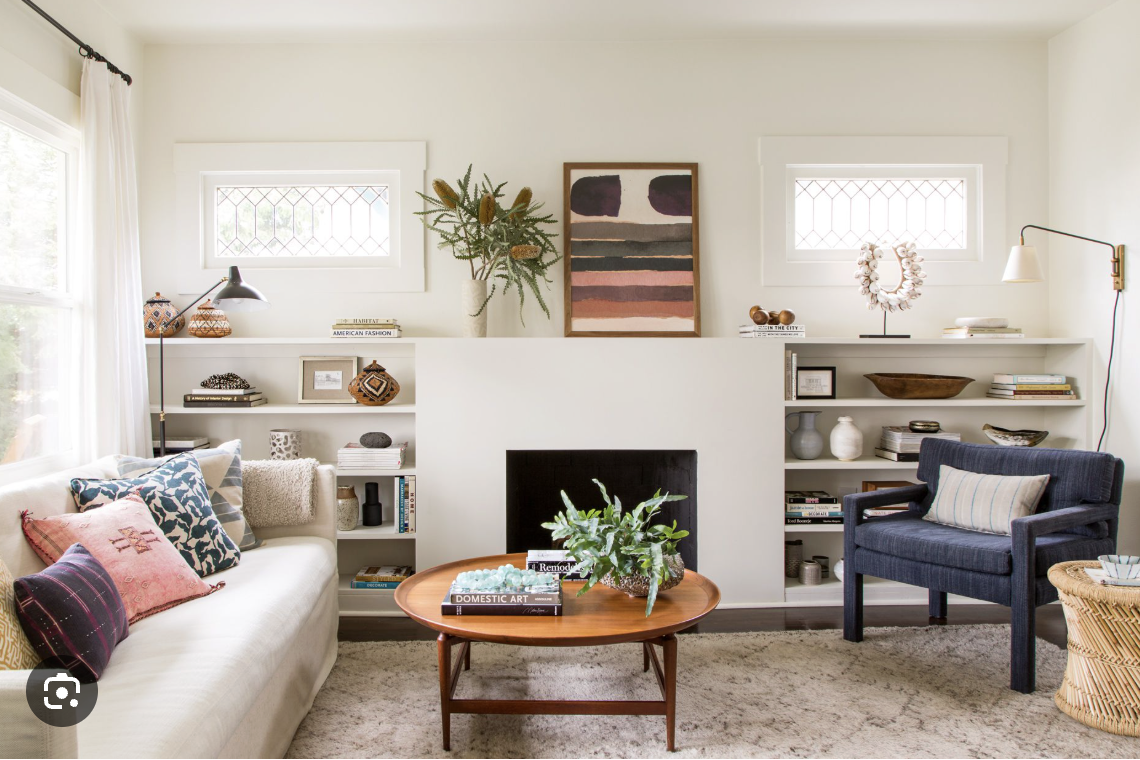
#> input picture pet-filter/sample1.png, 1140 x 760 px
$ python -i rate_dog_attractiveness.py   (imports and definitions only)   (older library calls are emulated)
#> lines starting #> are read from the running program, lines starting #| are printed output that depends on the picture
from __future__ import annotations
from dataclasses import dataclass
from typing import Dict, Any, Tuple, Optional
import numpy as np

try:
    import cv2
except ImportError as e:
    raise ImportError("Install OpenCV: pip install opencv-python") from e

try:
    from ultralytics import YOLO
except ImportError as e:
    raise ImportError("Install YOLO: pip install ultralytics") from e


# -------------------- Scores --------------------

@dataclass
class DogEyeScores:
    floor_play_space: float
    rest_cozy: float
    sniff_enrichment: float
    water_food_ready: float
    safety_low_threat: float
    overall: float


def _clamp01(x: float) -> float:
    return float(max(0.0, min(1.0, x)))


# [4 lines left out: function _normalize, not called in this run]


def _resize_for_speed(img_bgr: np.ndarray, target: int = 960) -> np.ndarray:
    h, w = img_bgr.shape[:2]
    scale = target / max(h, w)
    if scale < 1.0:
        return cv2.resize(img_bgr, (int(w * scale), int(h * scale)), interpolation=cv2.INTER_AREA)
    return img_bgr


# -------------------- Dog-relevant COCO mappings --------------------
# COCO names YOLOv8 uses: https://github.com/ultralytics/ultralytics/blob/main/ultralytics/cfg/datasets/coco.yaml
# We'll use proxies since COCO lacks "dog bed", "crate", "food bowl" explicitly.

REST_CLASSES = {
    "couch", "bed", "chair", "bench", "dining table",
}

SNIFF_CLASSES = {
    # interesting objects that often correlate with “stuff to investigate”
    "potted plant", "vase", "book", "teddy bear", "sports ball",
    "backpack", "handbag", "suitcase", "umbrella",
    "bottle", "cup", "remote", "cell phone", "clock",
}

WATER_FOOD_PROXY_CLASSES = {
    # COCO doesn't have "bowl"; use kitchen/drink proxies.
    "bottle", "cup", "sink", "refrigerator", "microwave", "oven",
}

# For safety, treat these as "social/chaos" sources in an indoor context
THREAT_CLASSES = {
    "person", "dog", "cat",
}

# For play space, these often occupy floor or create obstacles
FLOOR_OBSTACLE_CLASSES = {
    "chair", "bench", "dining table", "couch", "bed", "suitcase", "backpack",
}

CATEGORY_NAMES = {
    "floor": "Floor/Play Space",
    "rest": "Rest/Cozy",
    "sniff": "Sniff/Enrichment",
    "water_food": "Water/Food",
    "threat": "Threat",
}


# [12 lines left out: function _get_object_category, not called in this run]


@dataclass
class DetectedObject:
    class_name: str
    category: Optional[str]  # floor, rest, sniff, water_food, threat, or None
    bbox: Tuple[int, int, int, int]
    confidence: float


# [39 lines left out: function _detect_objects, not called in this run]


def rate_dog_attractiveness_with_yolo(
    image_path: str,
    yolo_model: Optional[YOLO] = None,
    yolo_weights: str = "yolov8n.pt",
    conf: float = 0.25,
    iou: float = 0.45,
    return_debug: bool = False,
) -> Tuple[DogEyeScores, Dict[str, Any] | None]:
    """
    Dog-focused room attractiveness.

    Combines:
      - low-level heuristics (edges/entropy/warmth/brightness)
      - YOLO detections mapped to dog-relevant affordances (rest, sniff, obstacles, etc.)
    """
#> called with image_path = 'sample1.png', yolo_weights = 'yolov8n.pt', conf = 0.25, iou = 0.45, return_debug = False

    img_bgr = cv2.imread(image_path, cv2.IMREAD_COLOR)
#> img_bgr is the input picture: shape (760, 1140, 3); mean B, G, R 162.4, 172.4, 181.9
    if img_bgr is None:
        raise ValueError(f"Could not read image: {image_path}")
    img_bgr = _resize_for_speed(img_bgr, target=960)

    gray = cv2.cvtColor(img_bgr, cv2.COLOR_BGR2GRAY).astype(np.float32) / 255.0
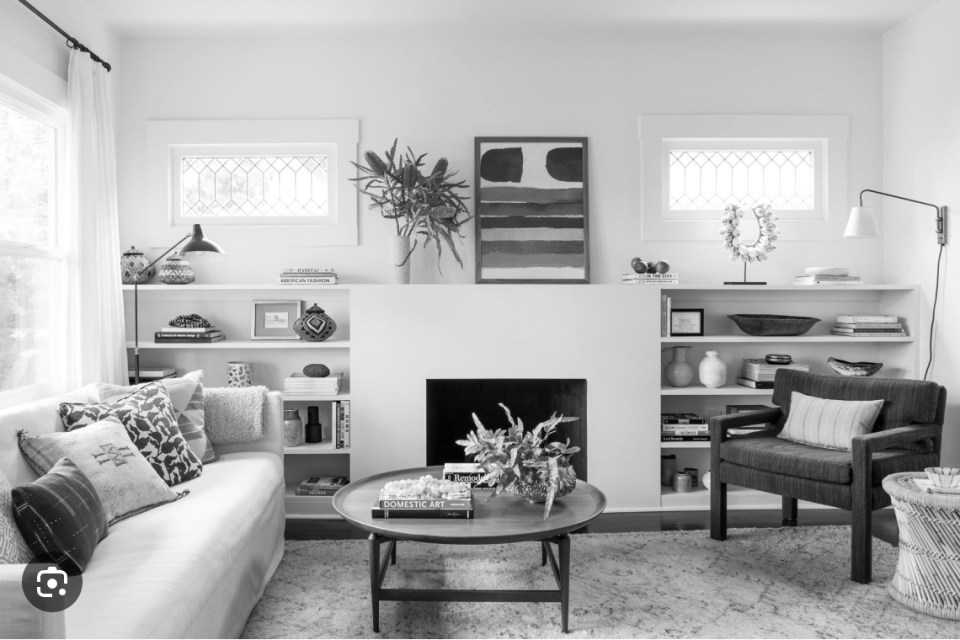
#> gray: shape (640, 960) float32; min 0, max 1, mean 0.683

    # Low-level features
    gx = cv2.Sobel(gray, cv2.CV_32F, 1, 0, ksize=3)
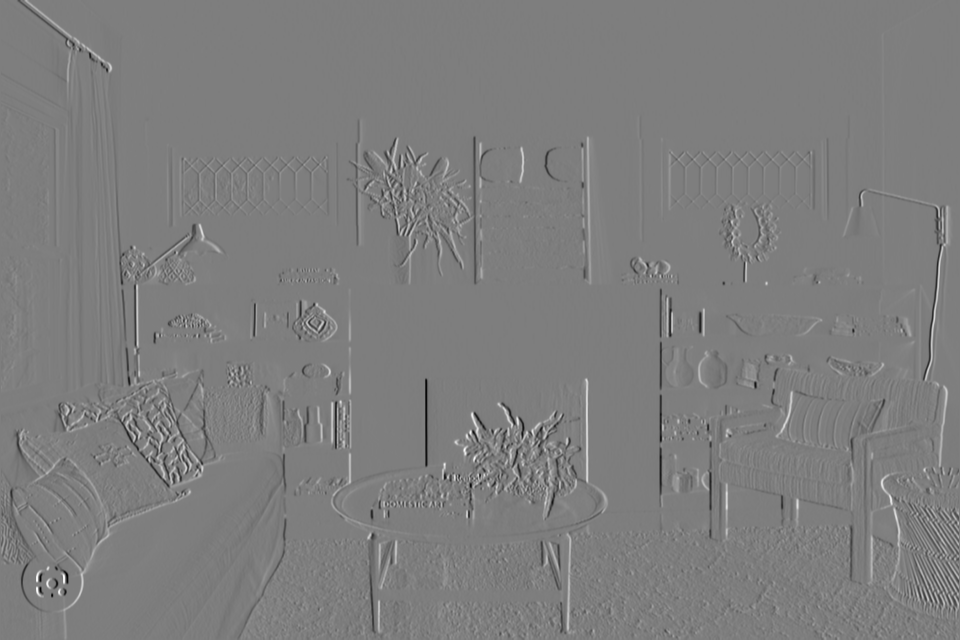
#> gx: shape (640, 960) float32; min -3.06, max 3.13, mean -0.000388; drawn with min black and max white
    gy = cv2.Sobel(gray, cv2.CV_32F, 0, 1, ksize=3)
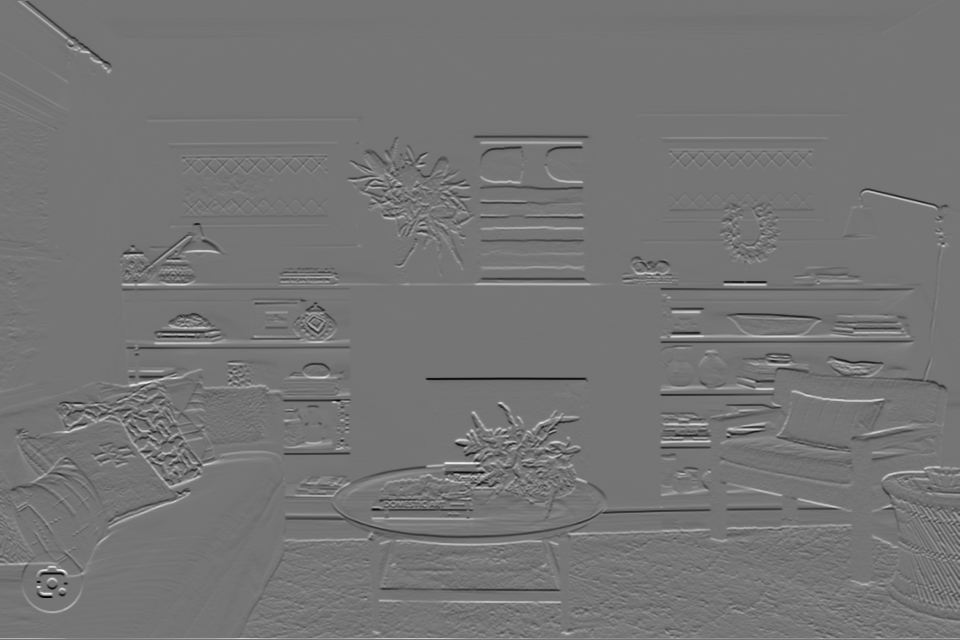
#> gy: shape (640, 960) float32; min -3.11, max 3.64, mean -3.92e-05; drawn with min black and max white
    mag = np.sqrt(gx * gx + gy * gy) + 1e-6
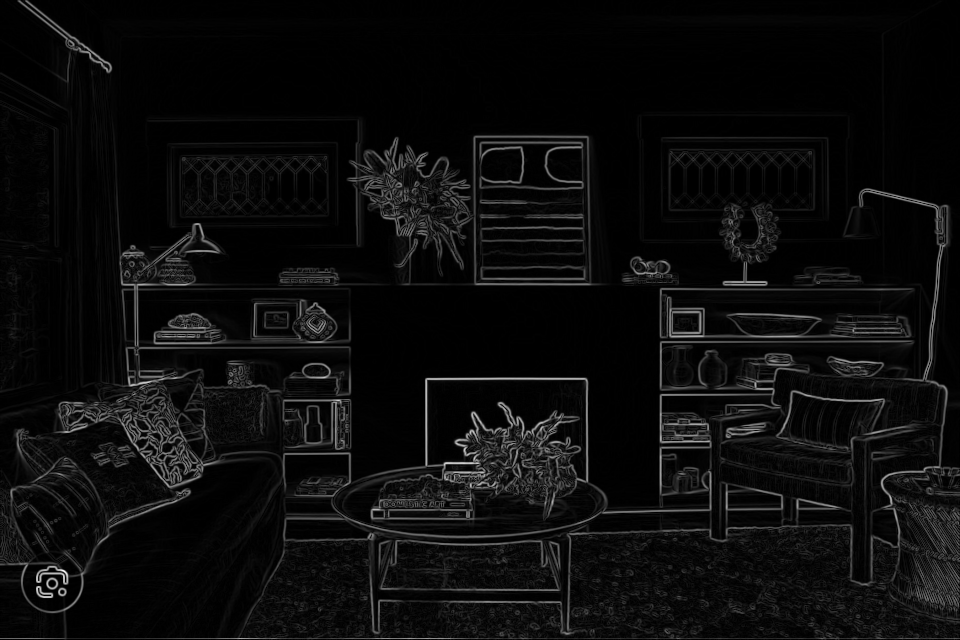
#> mag: shape (640, 960) float32; min 1e-06, max 3.89, mean 0.189; drawn with min black and max white
    edge_energy = float(np.mean(mag))
#> edge_energy = 0.189

    edges = cv2.Canny((gray * 255).astype(np.uint8), 60, 140)
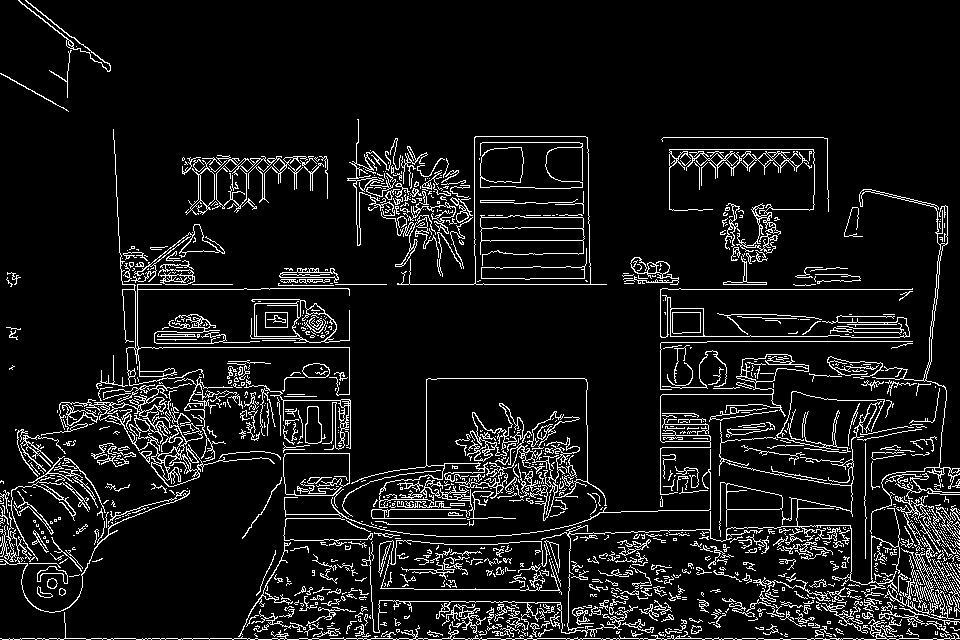
#> edges: shape (640, 960); 8.8% white in thin lines or dots
    edge_density = float(np.mean(edges > 0))
#> edge_density = 0.088

    hist = cv2.calcHist([(gray * 255).astype(np.uint8)], [0], None, [32], [0, 256]).flatten()
#> hist = 32 values, max 65675 at index 24, min 1846 at index 0, mean 19200
    p = hist / (hist.sum() + 1e-9)
#> p = 32 values, max 0.107 at index 24, min 0.003 at index 0, mean 0.0312
    entropy = float(-(p * np.log2(p + 1e-9)).sum())
#> entropy = 4.52

    rgb = cv2.cvtColor(img_bgr, cv2.COLOR_BGR2RGB).astype(np.float32) / 255.0
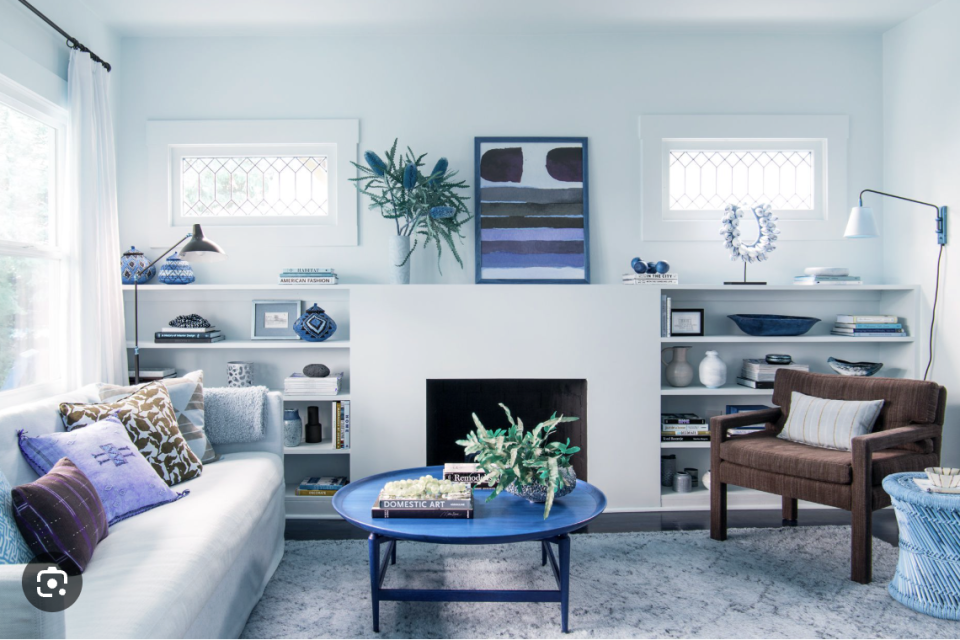
#> rgb: shape (640, 960, 3) float32; mean B, G, R 0.713, 0.676, 0.637
    warmth = float(np.mean(rgb[..., 0] - rgb[..., 2]))
#> warmth = 0.0762
    mean_brightness = float(np.mean(gray))
#> mean_brightness = 0.683

    # Object detection
#> (the run stopped early here; a loop or call above may not have finished)

$ run again, on pet-filter/sample2.png
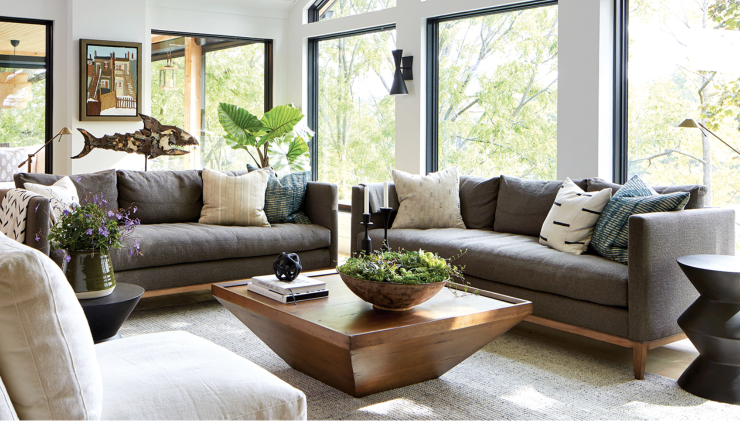
#> input picture pet-filter/sample2.png, 1480 x 842 px (shown at 1/2 size)
#> in rate_dog_attractiveness_with_yolo, img_bgr is the input picture: shape (842, 1480, 3); mean B, G, R 146.7, 158.9, 162.2
#> edge_energy = 0.292
#> in rate_dog_attractiveness_with_yolo, `edges = cv2.Canny((gray * 255).astype(np.uint8), 60, 140)`:
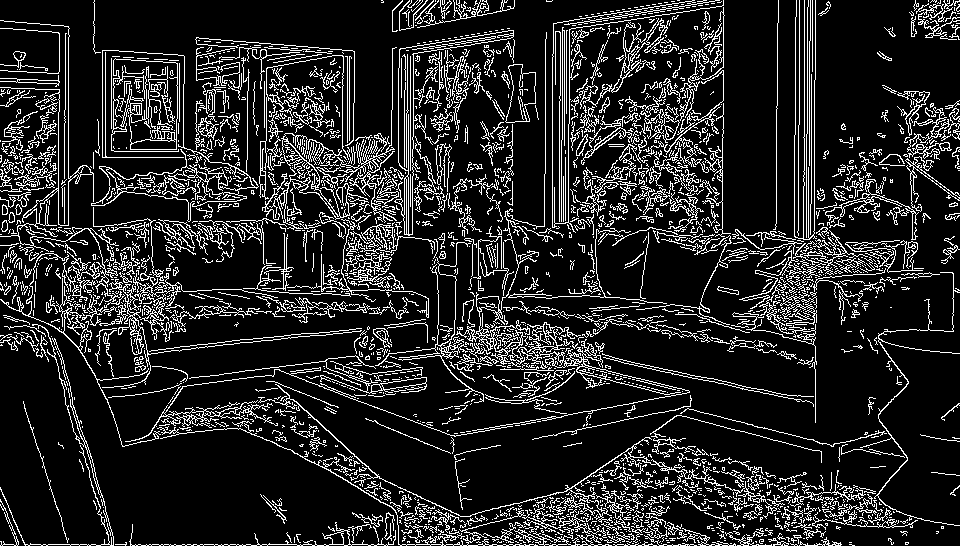
#> edges: shape (546, 960); 14.8% white in thin lines or dots
#> edge_density = 0.148
#> hist = 32 values, max 56536 at index 31, min 1971 at index 0, mean 16380
#> p = 32 values, max 0.108 at index 31, min 0.00376 at index 0, mean 0.0312
#> entropy = 4.77
#> in rate_dog_attractiveness_with_yolo, `rgb = cv2.cvtColor(img_bgr, cv2.COLOR_BGR2RGB).astype(np.float32) / 25..`:
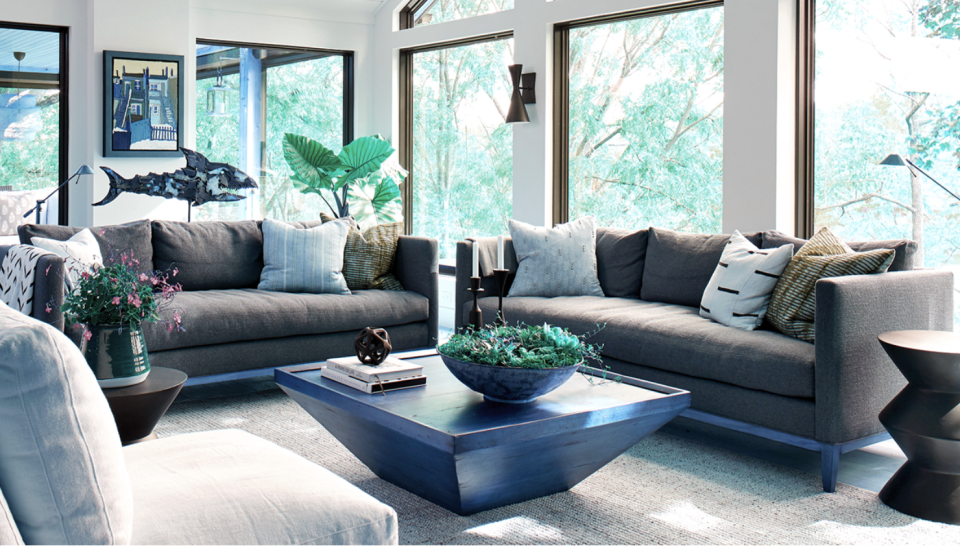
#> rgb: shape (546, 960, 3) float32; mean B, G, R 0.636, 0.623, 0.575
#> warmth = 0.0609
#> mean_brightness = 0.622
